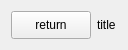
<?xml version="1.0" encoding="UTF-8"?>
<ui version="4.0">
 <class>TitleBar</class>
 <widget class="QWidget" name="TitleBar">
  <property name="geometry">
   <rect>
    <x>0</x>
    <y>0</y>
    <width>128</width>
    <height>50</height>
   </rect>
  </property>
  <property name="windowTitle">
   <string>Form</string>
  </property>
  <layout class="QHBoxLayout" name="horizontalLayout">
   <item>
    <widget class="QPushButton" name="pushButton">
     <property name="sizePolicy">
      <sizepolicy hsizetype="Expanding" vsizetype="Expanding">
       <horstretch>0</horstretch>
       <verstretch>0</verstretch>
      </sizepolicy>
     </property>
     <property name="text">
      <string>return</string>
     </property>
    </widget>
   </item>
   <item>
    <widget class="QLabel" name="label">
     <property name="sizePolicy">
      <sizepolicy hsizetype="Expanding" vsizetype="Expanding">
       <horstretch>0</horstretch>
       <verstretch>0</verstretch>
      </sizepolicy>
     </property>
     <property name="text">
      <string>title</string>
     </property>
    </widget>
   </item>
  </layout>
 </widget>
 <resources/>
 <connections/>
</ui>
